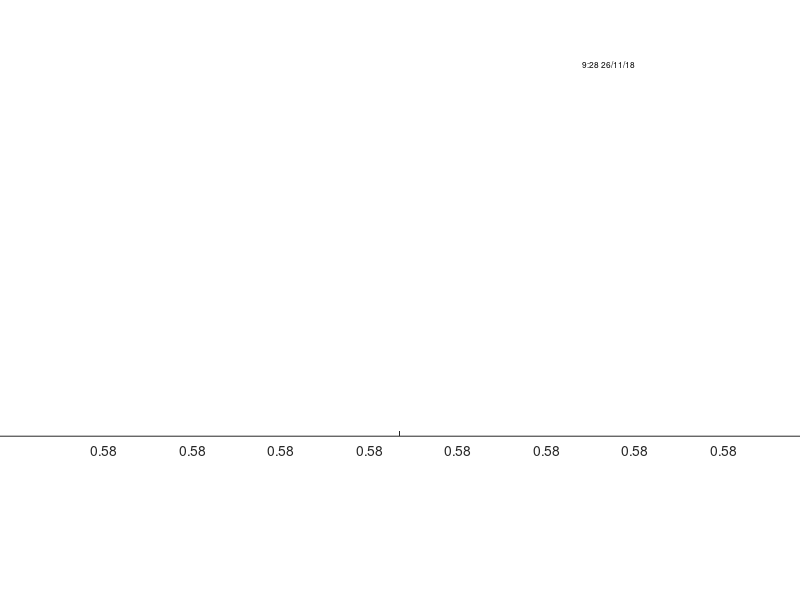

MATLAB code for this plot:
function pltdat(ifmt)
% function pltdat(ifmt)
% Script file to plot the time and date at the lower right corner
% default format ifmt=2 
% if ifmt=0, then Canadian (dd/mm/yy)
% if ifmt=1, then US format (mm/dd/yy)
% if ifmt=2, internatinoal (yy/mm/dd)
% RKD 1/94, additional formats 4/97
clck=clock;
timdat(1:2)=sprintf('%2.0f',clck(4));
timdat(3)=':';
if clck(5) < 10,
   timdat(4)='0';
   timdat(5)=sprintf('%1.0f',clck(5));
else
   timdat(4:5)=sprintf('%2.0f',clck(5));
end
timdat(6)=' ';
clck(1)=clck(1)-(100*floor(clck(1)/100));
% now format date: clck(1)=yy, clck(2)=mm, clck(3)=dd
if nargin < 1, ifmt=2; end
if ifmt == 2, % international format
timdat(7:8)=sprintf('%2.0f',clck(1));  % year
timdat(9)='/';
if clck(2) < 10,
   timdat(10)=sprintf('%1.0f',clck(2));
   timdat(11)='/';
   if clck(3) < 10,
      timdat(12)=sprintf('%1.0f',clck(3));
   else
      timdat(12:13)=sprintf('%2.0f',clck(3));
   end
else
   timdat(10:11)=sprintf('%2.0f',clck(2));
   timdat(12)='/';
   if clck(3) < 10,
      timdat(13)=sprintf('%1.0f',clck(3));
   else
      timdat(13:14)=sprintf('%2.0f',clck(3));
   end
end
elseif ifmt == 1, % US format 
timdat(7:8)=sprintf('%2.0f',clck(2));  % month
timdat(9)='/';
if clck(3) < 10,
   timdat(10)=sprintf('%1.0f',clck(3));  % day
   timdat(11)='/';
   timdat(12:13)=sprintf('%2.0f',clck(1)); % year
else
   timdat(10:11)=sprintf('%2.0f',clck(3)); % day
   timdat(12)='/';
   timdat(13:14)=sprintf('%2.0f',clck(1)); % year
end
elseif ifmt == 0, % Canadian format
timdat(7:8)=sprintf('%2.0f',clck(3));  % day
timdat(9)='/';
if clck(2) < 10,
   timdat(10)=sprintf('%1.0f',clck(2)); % month
   timdat(11)='/';
   timdat(12:13)=sprintf('%2.0f',clck(1)); % year
else
   timdat(10:11)=sprintf('%2.0f',clck(2)); % month
   timdat(12)='/';
   timdat(13:14)=sprintf('%2.0f',clck(1)); % year
end
end
% plot the time/date at the lower right corner, bsed on points.
au=get(gca,'Units');
set(gca,'Units','Points');
axp=get(gca,'Position');
set(gca,'Units',au);
axlh=get(gca,'XLabel');
alu=get(axlh,'Units');
set(axlh,'Units','Points');
axlp=get(axlh,'Position');
set(axlh,'Units',alu);
fsize=6;
xd=axp(3);
yd=axlp(2)-fsize;
%
h=text('String',timdat,'FontSize',fsize,'Position',[xd yd 0],...
   'Units','Points','HorizontalAlignment','Right');
set(h,'Units','Data');
% fini

